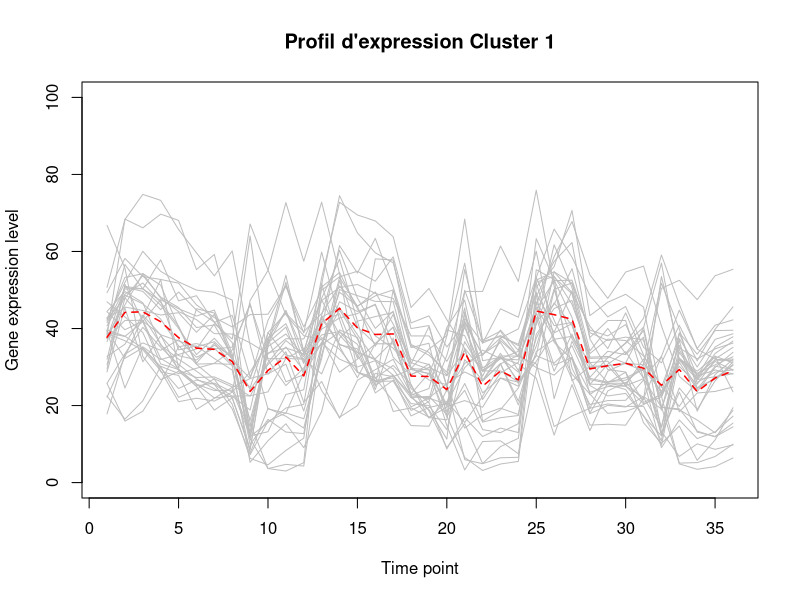
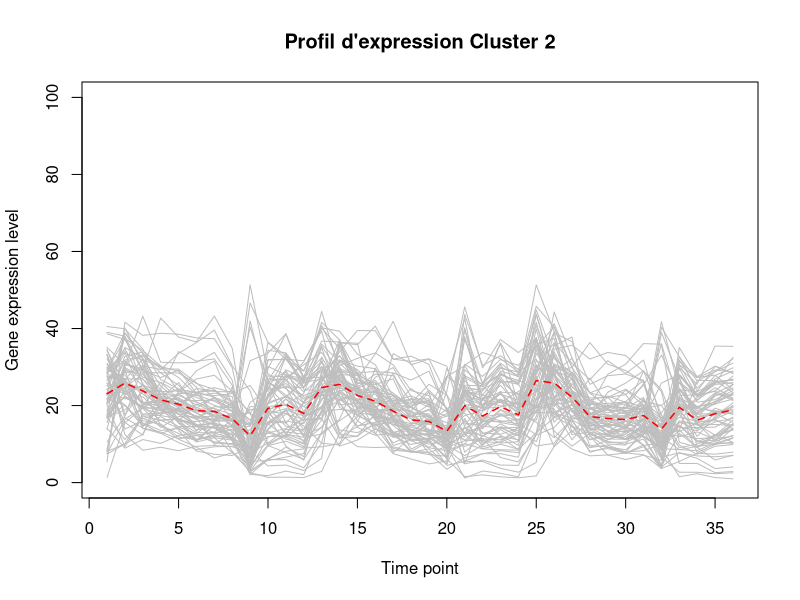
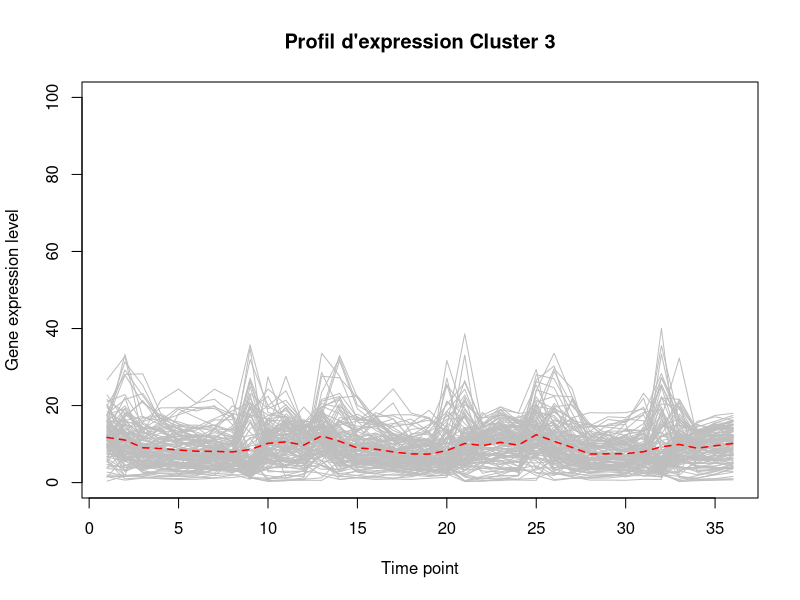
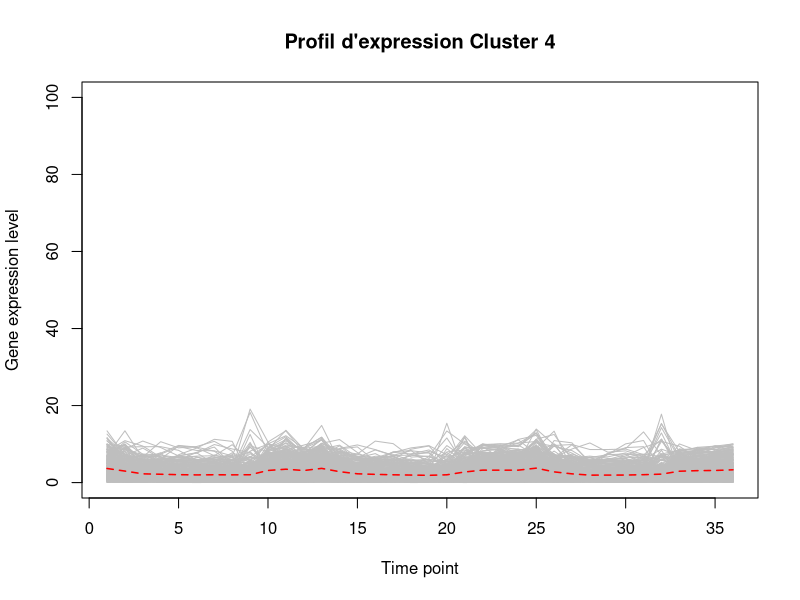
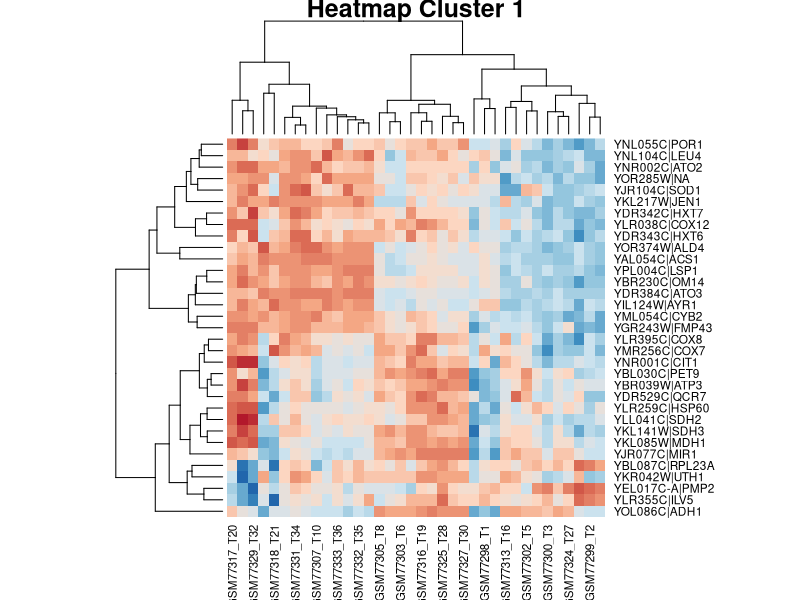
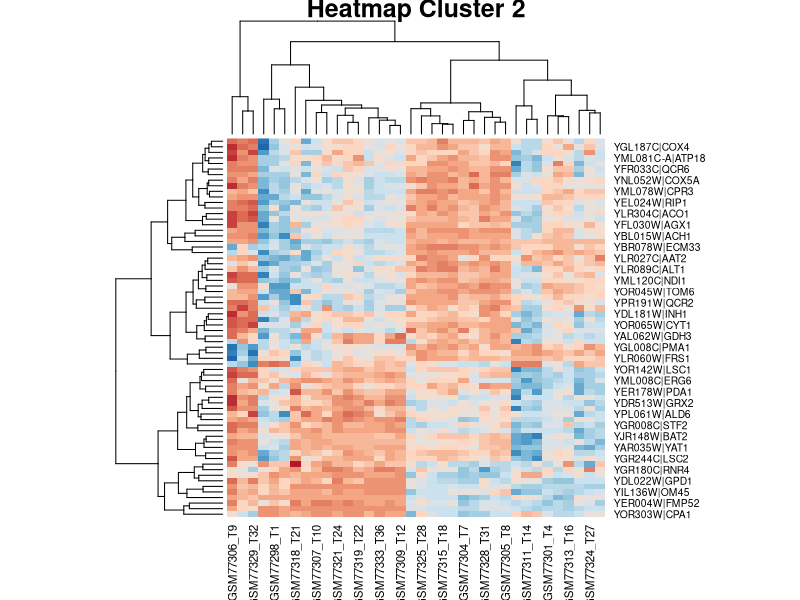
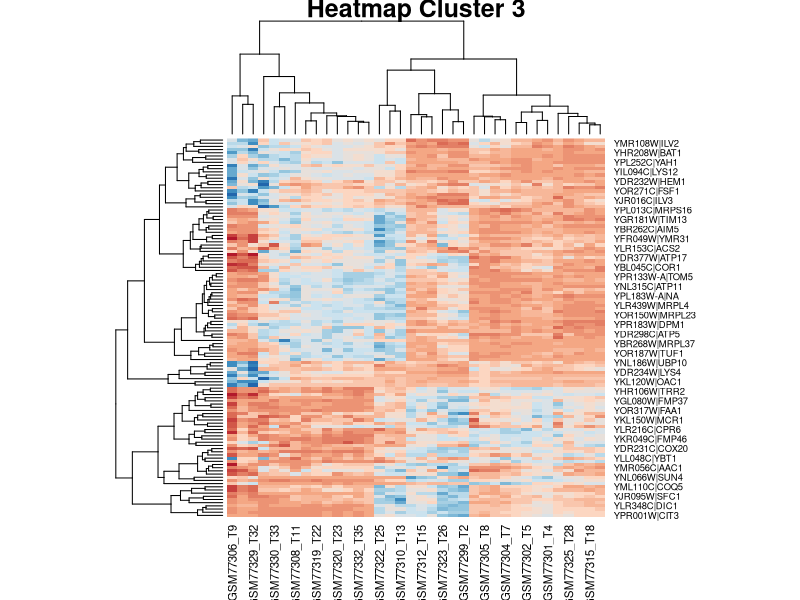
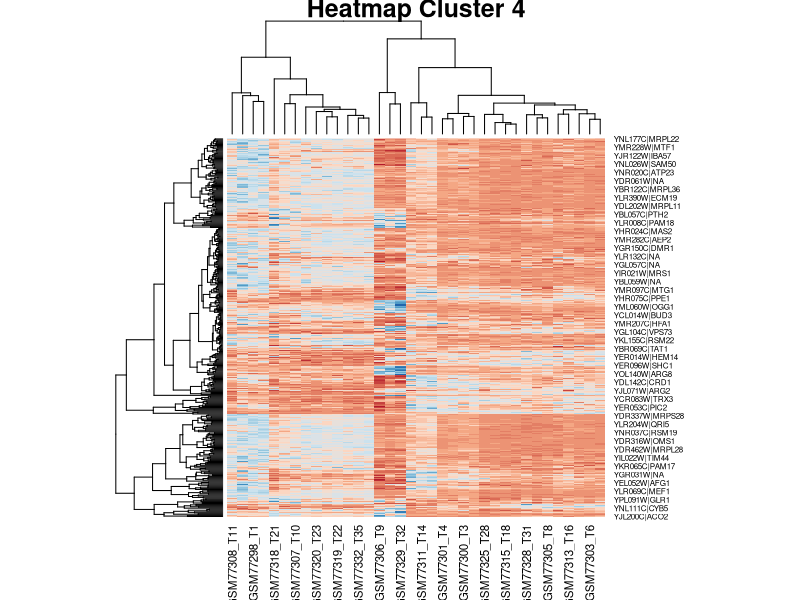

R code for these plots, in order:
## ---- chunk 1
knitr::opts_chunk$set(echo = TRUE)
## ---- chunk 2
####Importation des données####

#Pour utiliser ce script, une table de comptage doit etre utilise

expData <- read.table("Mito_Genes.txt", row.names = 1, sep = "\t", header = T)
if(exists("expData")==FALSE){
  print("Veuillez charger une table de comptage")
}

expData2 <- read.table("Mito_Genes2.txt", row.names = 1, sep = "\t", header = T)
#Matrice avec des NA

####Fonction Gaëlle représentation expression gene####
plotGenes <- function(expData, title = "", yMin = 0, yMax = NULL, meanProfile = TRUE){
  
  # Check function parameters
  if(is.null(yMax)){
    
    print("You must specify a maximal value for Y axis")
    
  }else{
    
    # Representation of the first expression profile
    plot(1:ncol(expData), expData[1,], col = "grey", type = "l",
         ylim = c(floor(yMin), ceiling(yMax)),
         xlab = "Time point", ylab = "Gene expression level",
         main = title)
    
    # Add expression profile for other genes
    for(i in 2:nrow(expData)){
      
      lines(1:ncol(expData), expData[i,], col = "grey")
      
      # end of for()  
    }
    
    # Average expression profile
    if(meanProfile == TRUE){
      expMean = apply(expData, 2, mean)
      lines(1:ncol(expData), expMean, col = "red", 
            lwd = 1.5, lty = "dashed")
    }
    
    # end of else()   
  }
  
  # end of function plotGenes()  
}


#####Condition de la méthode de distance####

#Pour realiser un clustering, il est preferable de creer des matrices de distances. En utilisant une table de comptage, deux choix sont proposés, un calcul de distance euclidienne ou de correlation. 

#Si l'operateur a bien choisi les parametres une matrice de distance est enregistre dans son environnement. Sinon un message specifie les choix possibles

#Creation fonction
Methode_Distance<-function(expData,MetDist="euclidienne"){
#Controle des parametres d'entree  
if(MetDist=="euclidienne"){
#utilisation de la fonction dist pour creer une matrice de distance euclidienne  
  matDist <- dist(expData, method = "euclidean")
  
}else if(MetDist=="correlation"){
#cor() permet de creer une matrice de correlation pour la convertir en matrice de distance, les valeurs doivent etre positives et le tableau transpose t()  
  matDist <- as.dist(1 - cor(t(expData)))
  
}else{
  print("Veuillez choisir une méthode de distance : euclidienne ou correlation")
}
  assign("matDist",matDist,envir = parent.frame()) 
}


####Condition de la méthode de clustering####
#Une fois la matrice de distance realise, le clustering pourrait etre realise. Le parametre d'entree doit etre une matrice de distance (meme si la fonction kmeans peut utiliser directement une table de comptage mais qui sera transforme en matrice de distance euclidienne). Pour cette fonction, le nombre de cluster souhaite doit egalement etre renseigne. Deux choix de methode sont possibles, kmeans (parametre par defaut) et clustering hierarchique (HCL). Pour HCL, plusieurs methodes sont possibles (voir hclust()) avec ward.D2 par defaut.

#Si l'operateur a bien choisi les parametres le clustering est enregistre dans son environnement. Sinon un message specifie les choix possibles 

#Creation fonction
Methode_Clustering<-function(matDist,N,MetClust="kmeans",MetClustHier="ward.D2"){
#Controle des parametres d'entree 
  if(MetClust=="kmeans"){
#utilisation de la fonction kmeans  pour un clustering de "k-moyens"   
  resClust <- kmeans(matDist, centers = N)
  
}else if(MetClust=="HCL"){
#utilisation de la fonction hclust() pour le clustering hierarchique  
 resClust <- hclust(matDist, method = MetClustHier)
  
}else{
  print("Veuillez choisir une méthode de clustering : kmeans ou HCL")
}
  assign("resClust",resClust,envir = parent.frame()) 
}

####Création du vecteur de cluster pour le graphique####

#En fonction du choix de la methode de clustering, les sorties de fonctions sont differentes. L'assignation des genes et de leur cluster doit etre stocke dans un vecteur pour pouvoir realiser un graphique. 
#Pour la methode kmeans, la sortie est un objet R et les vecteurs sont contenus dans $cluster.
#Pour la methode HCL, la sortie est un dendogramme. La fonction cutree permet de couper à partir d'un nombre de ramification donnee et donc de cluster.

#Creation fonction
vector_cluster<-function(resClust,N,MetClust="kmeans"){
#Controle des parametres d'entree 
  if(MetClust=="kmeans"){
#recuperation de l'objet cluster  
  Clust <- resClust$cluster
  
}else if(MetClust=="HCL"){
#utilisation de cutree() pour couper le dendogramme et recupere le nombre de cluster souhaite et leurs genes assignes  
  Clust <- cutree(resClust,k=N) 
  
}
  assign("Clust",Clust,envir = parent.frame()) 
}  


####Condition du graphique####

#La fonction graphique va generer deux type de graphique "profil d'expression" (profil) ou heatmap avec la possibilite d'afficher les deux (Both).
#Si ils sont affiche separemment, ces graphiques seront generes par des fonctions classique de R.
#Si les deux graphiques sont affiches, ggplot sera utilise avec la possibilite de sauvegarde du graphique en PNG

#Creation fonction
Graphique<-function(Clust,N,MetGraph="profil",ggsave=FALSE,width=15,height=10){
  library(RColorBrewer)
  #Librarie contenant des couleurs plus sympa pour la heatmap
  library(dplyr)
  #librarie pour manipuler des donnees tidy
  library(tibble)
  #librairie pour modifier des tableau tidy
  library(tidyr)
  #librairie pour mettre en "ordre" sur ggplot
  library(ggplot2)
  #librairie de graphique
  library(gridExtra)
  #librairie pour modifier les grilles de graphiques et d'en contenir sur la meme fenetre
  
  #coul<-colorRampPalette(brewer.pal(8,"PiYG"))(25)

#Controle des parametres d'entree 
  if(MetGraph=="profil"){
  
  #boucle pour generer un graphique par cluster  
  for(i in 1:N){
    cluster <- expData[which(Clust == i),]
    #Utilisation de la fonction graphique de Gaelle
    plotGenes(cluster, yMax = 100,title=paste("Profil d'expression Cluster",i))
  }
  

    }else if(MetGraph=="heatmap"){
      
        for(i in 1:N){
          cluster <- expData[which(Clust == i),]
          #utilisation de la fonction heatmap() avec une palette de couleur
          heatmap(as.matrix(cluster),main=paste("Heatmap Cluster",i),col=colorRampPalette(brewer.pal(8,"RdBu"))(25))
        }
      
    }else if(MetGraph=="Both"){

      for(i in 1:N){
        cluster <- expData[which(Clust == i),]
        tidydata<-cluster %>%
          #Donner un nom à la colonne contenant les noms de lignes
          rownames_to_column() %>%
          #transformer le tableau en tidy a partir de la colonne 2
          pivot_longer(c(2:ncol(.)))%>%
          #grouper les noms de gene entre eux
          group_by(name) %>%
          #creer une nouvelle colonne avec un numero pour chaque nom de gene (necessaire pour certains types de                graphique avec des variables continus)
          mutate(group_id = cur_group_id())
      
        #Creation d'une variable avec le graphique de type profil d'expressions car en cas d'utilisation de ggsave(), l'aperçu du graphique n'apparait pas
        #geom_line permet de voir les profils d'expressions
        Profil<-ggplot(tidydata,aes(group_id,value))+geom_line(aes(group=rowname),color="grey")+
        #stat_summary affiche la moyenne des profls
        stat_summary(aes(y = value,group=1), fun=mean, colour="red", geom="line",group=1,linetype="dashed")+
        #le theme doit être modifier en retirant les valeurs de certains axes pour plus de lisibilté
        theme(axis.text.x=element_blank(),axis.ticks.x=element_blank(),plot.title = element_text(hjust = 0.5),panel.grid.major = element_blank(), panel.grid.minor = element_blank())+
        #Ajout du titre et nom des axes
        xlab("Time point")+ ylab("Gene expression level")+  ggtitle(paste("Expression Profile Cluster ",i))+
        #Permet aux axes du graphiques de rester dans des valeurs positives
        scale_x_continuous(expand = c(0, 0), limits = c(NA,NA))
      
        #Creation d'une variable avec le graphique de type heatmap car en cas d'utilisation de ggsave(), l'aperçu du graphique n'apparait pas
        #geom_tile permet une heatmap
        Heat<-ggplot(tidydata,aes(name,rowname,fill=value))+geom_tile()+
         #Ajout du nom des axes  
        xlab("Time point")+ ylab("Gene expression level")+
        #le theme doit être modifier en retirant les valeurs de certains axes pour plus de lisibilté
        theme(axis.text.x=element_blank(),axis.ticks.x=element_blank())+
        #Evite l'overlapping du noms des variables sur les axes.  
        scale_y_discrete(guide = guide_axis(check.overlap = TRUE))
      
      
      Graph<-grid.arrange(Profil,Heat,ncol=2,nrow=1)
      
      if(ggsave==TRUE){
        
        ggsave(paste("Cluster",i,".png"),Graph,width=width,height=height)
        
      }
      }
    }else{
  print("Veuillez choisir un type de graphique : profil ou heatmap")
}
}


##### Fonction Main the big ONE #####

#la fonction BigOne va permettre de faire appel a toutes les fonctions precedemments en partant d'une matrice de comptage et un nombre de cluster 

BigOne<-function(expData,N,MetDist="euclidienne",MetClust="kmeans",MetGraph="profil",MetClustHier="ward.D2",ggsave=FALSE){
  Methode_Distance(expData,MetDist=MetDist)
  Methode_Clustering(matDist,N=N,MetClust=MetClust,MetClustHier=MetClustHier)
  vector_cluster(resClust,N=N,MetClust=MetClust)
  Graphique(Clust,N=N,MetGraph=MetGraph,ggsave=ggsave)
}

##### Fonction Main the big ONE v2 #####

#la fonction v2 va faire appel a BigOne mais en ajouter une option de correction si des NA sont presents dans la matrice.
#En cas de NA, un menu sera affiche pour demander si l'utilisateur veut corriger sa matrice.
#Si une ligne comprend plus de 80% de NA, elle sera supprimee et l'utilisateur sera informé du numero de ligne correspondant. 
#Si la ligne comprend moins de 80%, la methode des plus proches voisins sera utilisee par la fonction knn() du package VIM.
#la fonction knn() semble gourmande et donc desactive dans ce script (fonctionne sur les PC du DU).

BigOnev2<-function(expData,N,MetDist="euclidienne",MetClust="kmeans",MetGraph="profil",MetClustHier="ward.D2",ggsave=FALSE){  
SumNA<-sum(is.na(expData))
  
  if (SumNA>1){
    #la fonction menu() va demander a l'utilisateur si il souhaite corriger sa matrice. L'option graphics va permettre d'aificher une boite de dialoue dans une nouvelle fenetre Windows.
    Correction<-menu(c("Oui (Si des lignes comportent >80% de NA, celle-ci seront supprimées)", "Non","La réponse D"), graphics=FALSE,title=paste("NA", "détecté(s) dans la matrice, voulez-vous la corriger ?"))
        if(Correction==1){
        expData80percentNA<-nrow(expData[rowSums((is.na(expData)))/ncol(expData) >= 0.8,])
        if(expData80percentNA>=1){
          print("les lignes suivantes contennant plus de 80% de NA vont être supprimées")
          print(paste(which((rowSums((is.na(expData)))/ncol(expData)) >= 0.8) ))
          expData<-expData[rowSums((is.na(expData)))/ncol(expData) <= 0.8,]
          
        }
        
      library(VIM)
      # imputation grâce la méthode des kNN :
      expData<-kNN(expData)
      print("TABERNACLE! La matrice est corrigée, la fonction BigOne va débuter.")
      BigOne(expData,N,MetDist=MetDist,MetClust=MetClust,MetGraph=MetGraph,MetClustHier=MetClustHier,ggsave=FALSE)
    }
    else if(Correction==3){
      print("Satané Pancake") 
    }
    else{
      print("La matrice doit être corrigé avant de continuer")
    }
  }else{
    BigOne(expData,N,MetDist=MetDist,MetClust=MetClust,MetGraph=MetGraph,MetClustHier=MetClustHier,ggsave=FALSE)
  }
  
}

## ---- chunk 3

Methode_Distance(expData)
## ---- chunk 4
Methode_Clustering(matDist,4)
vector_cluster(resClust,4)
head(Clust)
## ---- chunk 5
Graphique(Clust,4)
## ---- chunk 6
Graphique(Clust,4,MetGraph = "heatmap")
## ---- chunk 7
Graphique(Clust,4,MetGraph = "Both")
## ---- chunk 8
BigOne(expData,8,MetDist = "correlation",MetClust = "HCL",MetGraph = "Both")
